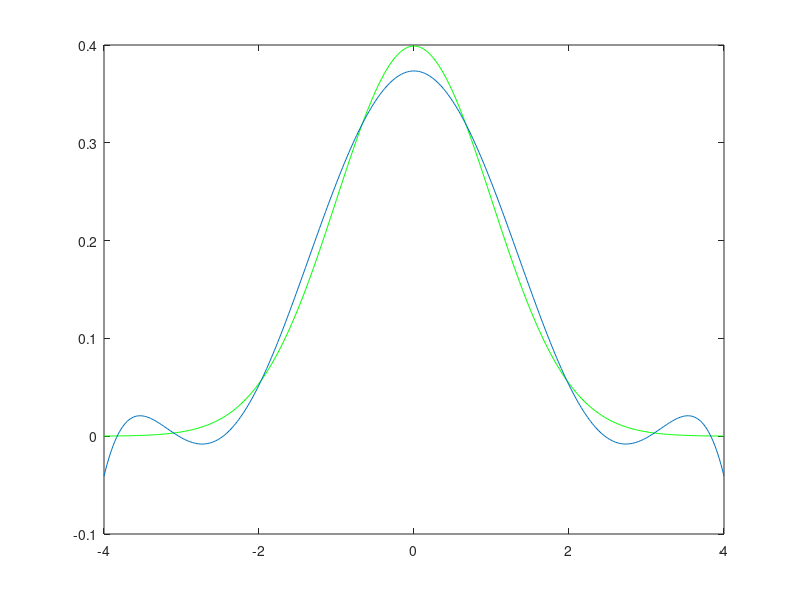
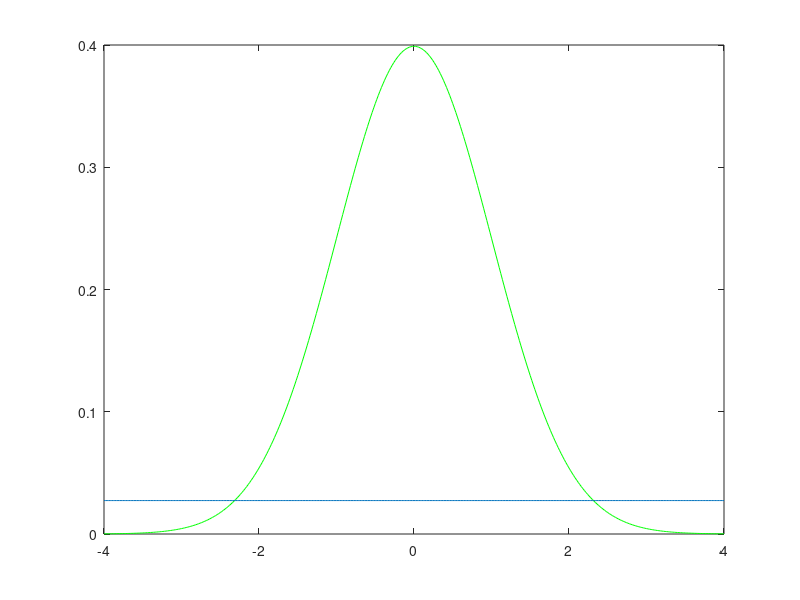
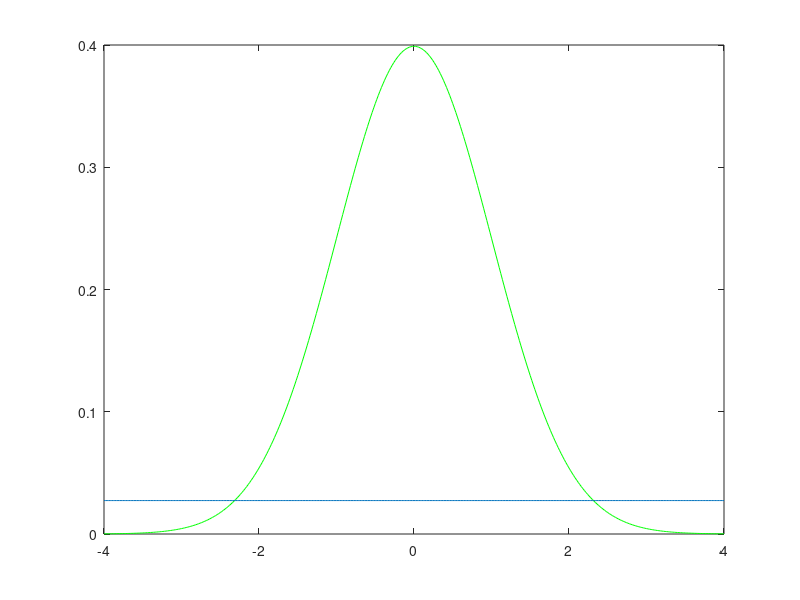

The MATLAB source for these figures, in order:
x = -4:0.02:4;
y = (1/sqrt(2*pi))*exp(-x.^2/2);
f = 0;
% for i = 1:6
%     p = polyfit(x,y,i);
%     f = f + polyval(p,x);
%     figure(1), subplot(6,1,i), plot(x,y,'g', x,f, '-');
% end
p = polyfit(x,y,6);
f = f + polyval(p,x);
figure(1), plot(x,y,'g', x,f, '-');

p2 = polyfit(x,log(y),1);
f2 = polyval(p2,x);
figure(2), plot(x,y,'g', x,exp(f2), '-');

p3 = polyfit(x, log(y), 1);
f3 = polyval(p2,x);
figure(3), plot(x,y,'g', x,exp(f3), '-');